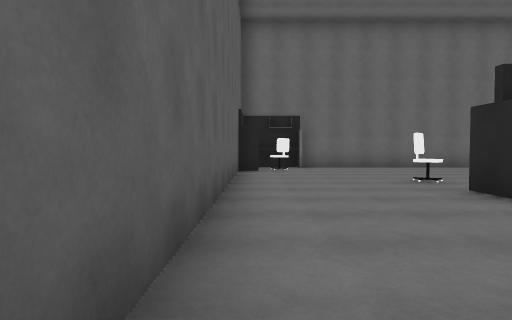
view 1 (above)

15 first-person views from a walk through a scene from a Unity 3-D project. The camera is 1.3 m above the floor, tilts 2° down and sees 75° across. The floor is counted in squares, 2 m on a side. Each view is taken from the middle of a square. On the plan, view 1 faces up. The plan holds only what a view shows up to about 10 squares ahead; the rest is blank. The place goes on beyond the plan. The player is left out.

view 2
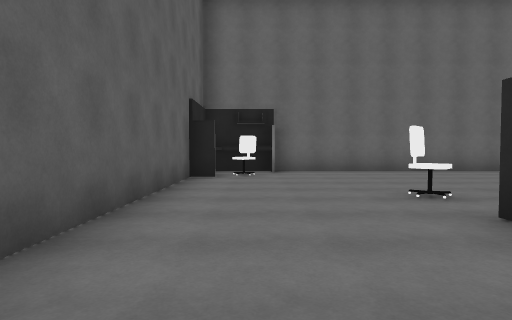

view 3
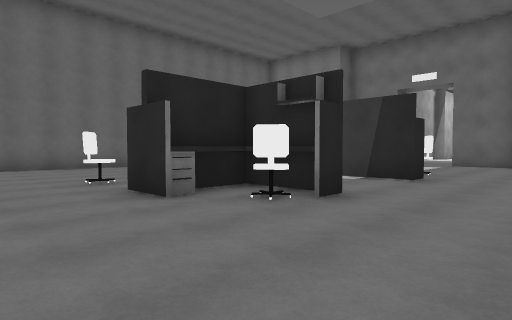

view 4
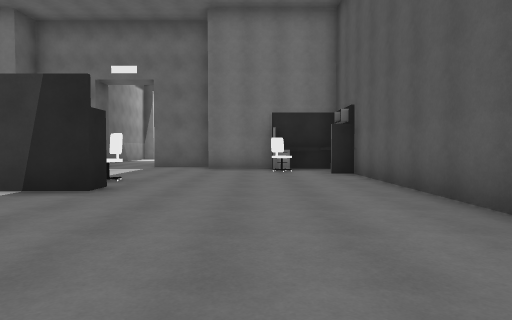

view 5
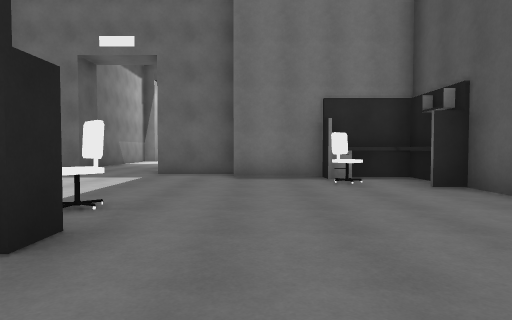

view 6
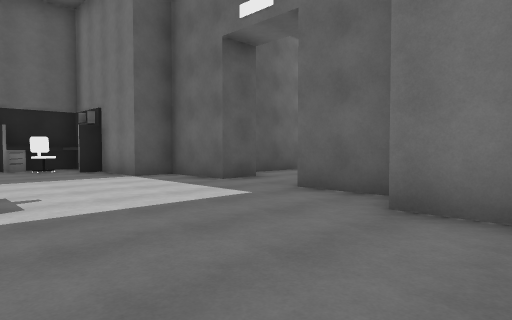

view 7
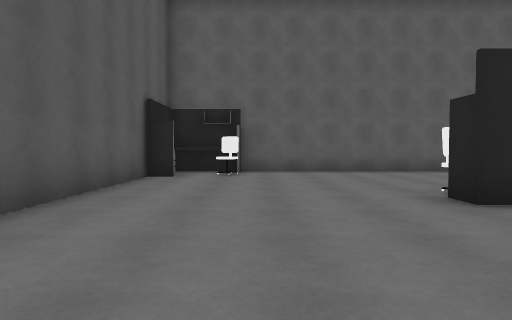

view 8
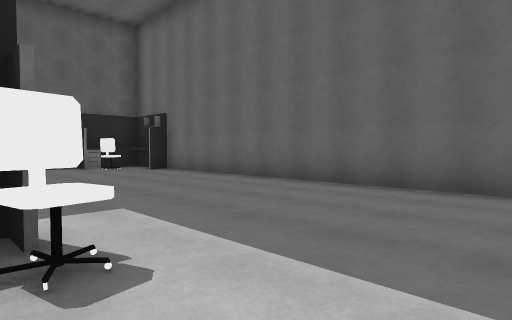

view 9
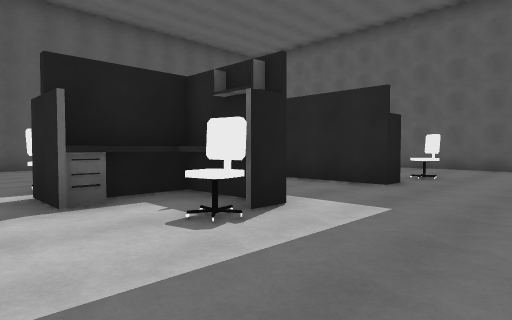

view 10
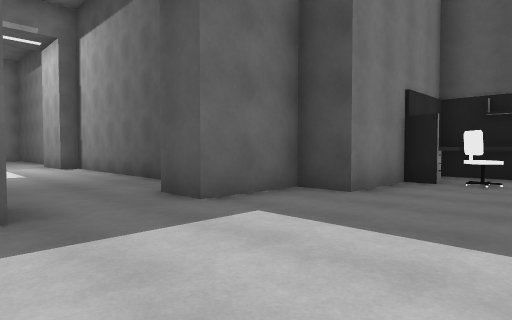

view 11
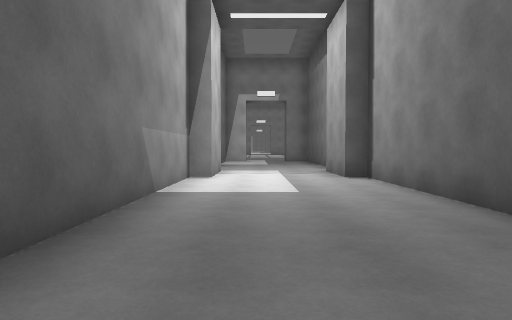

view 12
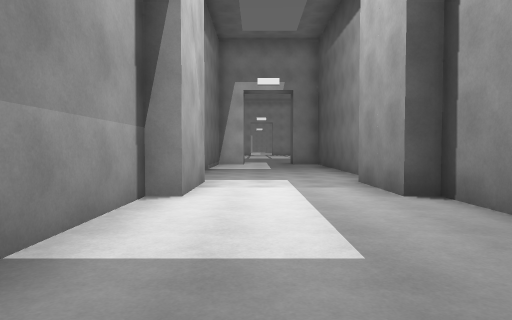

view 13
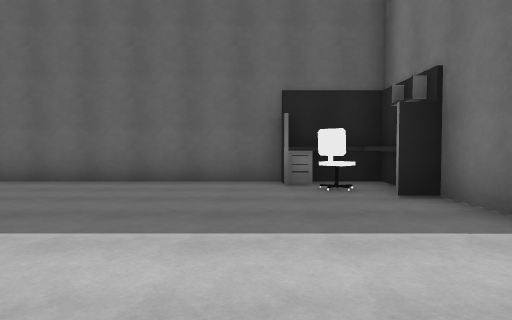

view 14
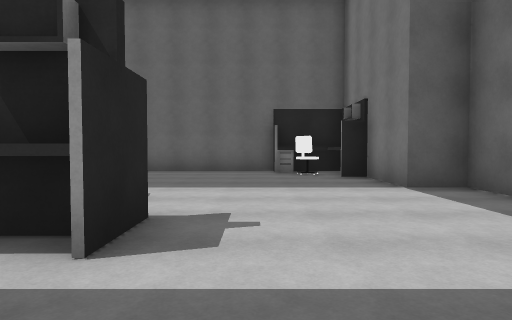

view 15
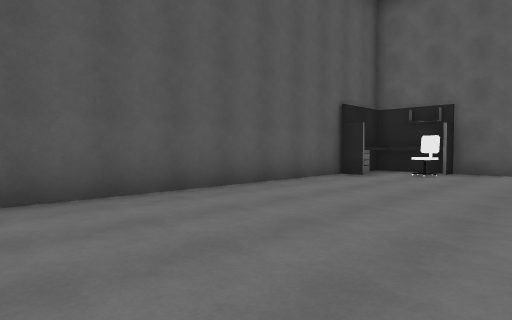

### Floor plan
Points are (right, up) in squares from view 1. A wall is a line through its corners. A room is listed if a view was taken in it or the views show most of it. See-through windows are left out.
Room 1 (views 1, 2, 3, 4, 5, 6, 7, 8, 9, 10, 13, 14, 15)
walls: (8.6, 5.6) (8.6, 5) (10, 5) (10, 3.9) (9.5, 3.9); (7.9, 6.5) (8.6, 6.5); (8.1, 6.5) (8.1, 4.6) (9.9, 4.6); (4.7, 3.9) (3.3, 3.9) (3.3, 5.1); (5.2, 2.9) (5.2, 4.4) (3.6, 4.4); (9.7, 4.4) (9.1, 4.4); (4.6, 6.5) (5.2, 6.5) (5.2, 2.5) (4.7, 2.5) (4.7, 3.1); (8.6, 2.5) (8, 2.5) (8, 4.1); (14.5, 5.5) (14.5, 7.5) (13.5, 7.5) (13.5, 9.5) (13, 9.5) (13, 11); (12.1, 11) (11.5, 11) (11.5, 11.5) (-0.1, 11.5); (1.5, 11) (1, 11); (0.1, 9.5) (-0.5, 9.5) (-0.5, -2.5); (0.6, 11) (0, 11); (12, -2.5) (13.5, -2.5) (13.5, 1.5) (14.5, 1.5) (14.5, 3.5); (0.1, -0.9) (0.1, -1.9) (1.5, -1.9) (1.5, -2.5) (11.5, -2.5) (11.5, -1.9) (13, -1.9) (13, -0.5) (13.5, -0.5); (13.5, 11.5) (11.6, 11.5); (-0.6, -0.5) (0.1, -0.5)
ways out: opening at (15, 4.5) to room 2; gap at (0, -1); gap at (0, 10); gap at (1, -2); gap at (1, 11); gap at (10, 4); gap at (12, -2); gap at (13, -1)
objects: chair (1, -1); chair (1, 10); chair (3, 7); chair (4, 3); chair (9, 6) to (9, 7); chair (10, 3); chair (12, -1); chair (12, 10)
Room 2 (views 11, 12)
walls: (17.2, 2.5) (22.5, 2.5) (22.5, 3); (15.5, 5.5) (14.5, 5.5); (22.5, 6) (22.5, 6.5) (16.5, 6.5); (14.5, 3.5) (15.5, 3.5)
ways out: opening at (15, 4.5) to room 1; opening at (23.5, 4.5)

Positions as (right, up) in squares from view 1, and headings:
1: (0, 0), facing up
2: (1, 2), facing up
3: (1, 0), facing up-right
4: (3, 0), facing right
5: (6, 1), facing right
6: (10, 0), facing up-right
7: (9, 0), facing left
8: (11, 6), facing up-left
9: (11, 9), facing down-left
10: (11, 6), facing down-right
11: (15, 5), facing right
12: (18, 5), facing right
13: (11, 5), facing up
14: (11, 2), facing up
15: (9, 2), facing down-left
